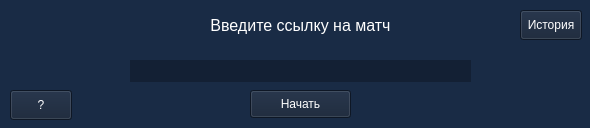
<?xml version="1.0" encoding="UTF-8"?>
<ui version="4.0">
 <class>Form</class>
 <widget class="QWidget" name="Form">
  <property name="geometry">
   <rect>
    <x>0</x>
    <y>0</y>
    <width>590</width>
    <height>128</height>
   </rect>
  </property>
  <property name="minimumSize">
   <size>
    <width>589</width>
    <height>128</height>
   </size>
  </property>
  <property name="maximumSize">
   <size>
    <width>590</width>
    <height>159</height>
   </size>
  </property>
  <property name="windowTitle">
   <string>Form</string>
  </property>
  <property name="styleSheet">
   <string notr="true">background-color: rgb(25, 43, 69);</string>
  </property>
  <widget class="QLineEdit" name="input_link">
   <property name="geometry">
    <rect>
     <x>130</x>
     <y>60</y>
     <width>341</width>
     <height>22</height>
    </rect>
   </property>
   <property name="styleSheet">
    <string notr="true">background-color: rgb(19, 32, 52);
color: rgb(255, 255, 255);
border:rgb(19, 32, 52);</string>
   </property>
  </widget>
  <widget class="QLabel" name="label">
   <property name="geometry">
    <rect>
     <x>170</x>
     <y>10</y>
     <width>261</width>
     <height>31</height>
    </rect>
   </property>
   <property name="styleSheet">
    <string notr="true">color: rgb(255, 255, 255);</string>
   </property>
   <property name="text">
    <string>&lt;html&gt;&lt;head/&gt;&lt;body&gt;&lt;p align=&quot;center&quot;&gt;&lt;span style=&quot; font-size:12pt;&quot;&gt;Введите ссылку на матч&lt;/span&gt;&lt;/p&gt;&lt;/body&gt;&lt;/html&gt;</string>
   </property>
  </widget>
  <widget class="QPushButton" name="next_button">
   <property name="geometry">
    <rect>
     <x>250</x>
     <y>90</y>
     <width>101</width>
     <height>28</height>
    </rect>
   </property>
   <property name="styleSheet">
    <string notr="true">color: rgb(255, 255, 255);
background-color: rgb(19, 32, 52);</string>
   </property>
   <property name="text">
    <string>Начать</string>
   </property>
  </widget>
  <widget class="QPushButton" name="quest_button">
   <property name="geometry">
    <rect>
     <x>10</x>
     <y>90</y>
     <width>62</width>
     <height>30</height>
    </rect>
   </property>
   <property name="minimumSize">
    <size>
     <width>62</width>
     <height>30</height>
    </size>
   </property>
   <property name="maximumSize">
    <size>
     <width>62</width>
     <height>30</height>
    </size>
   </property>
   <property name="styleSheet">
    <string notr="true">background-color: rgb(19, 32, 52);
color: rgb(255, 255, 255);</string>
   </property>
   <property name="text">
    <string>?</string>
   </property>
  </widget>
  <widget class="QPushButton" name="history_button">
   <property name="geometry">
    <rect>
     <x>520</x>
     <y>10</y>
     <width>62</width>
     <height>30</height>
    </rect>
   </property>
   <property name="minimumSize">
    <size>
     <width>62</width>
     <height>30</height>
    </size>
   </property>
   <property name="maximumSize">
    <size>
     <width>62</width>
     <height>30</height>
    </size>
   </property>
   <property name="styleSheet">
    <string notr="true">color: rgb(255, 255, 255);
background-color: rgb(19, 32, 52);</string>
   </property>
   <property name="text">
    <string>История</string>
   </property>
  </widget>
 </widget>
 <resources/>
 <connections/>
</ui>
